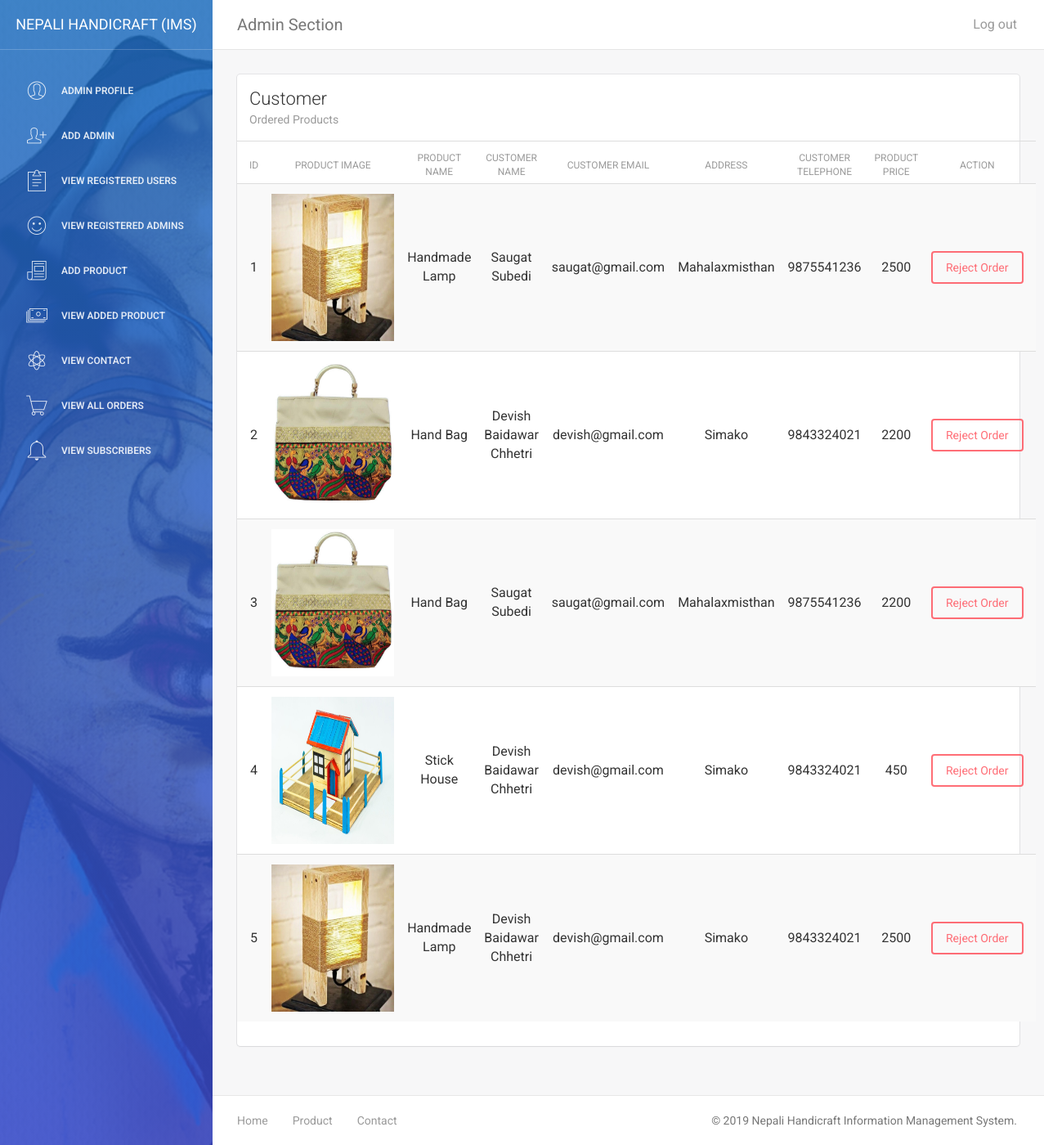
Page /admin/view-order.php (signed in) on the earlier database version.
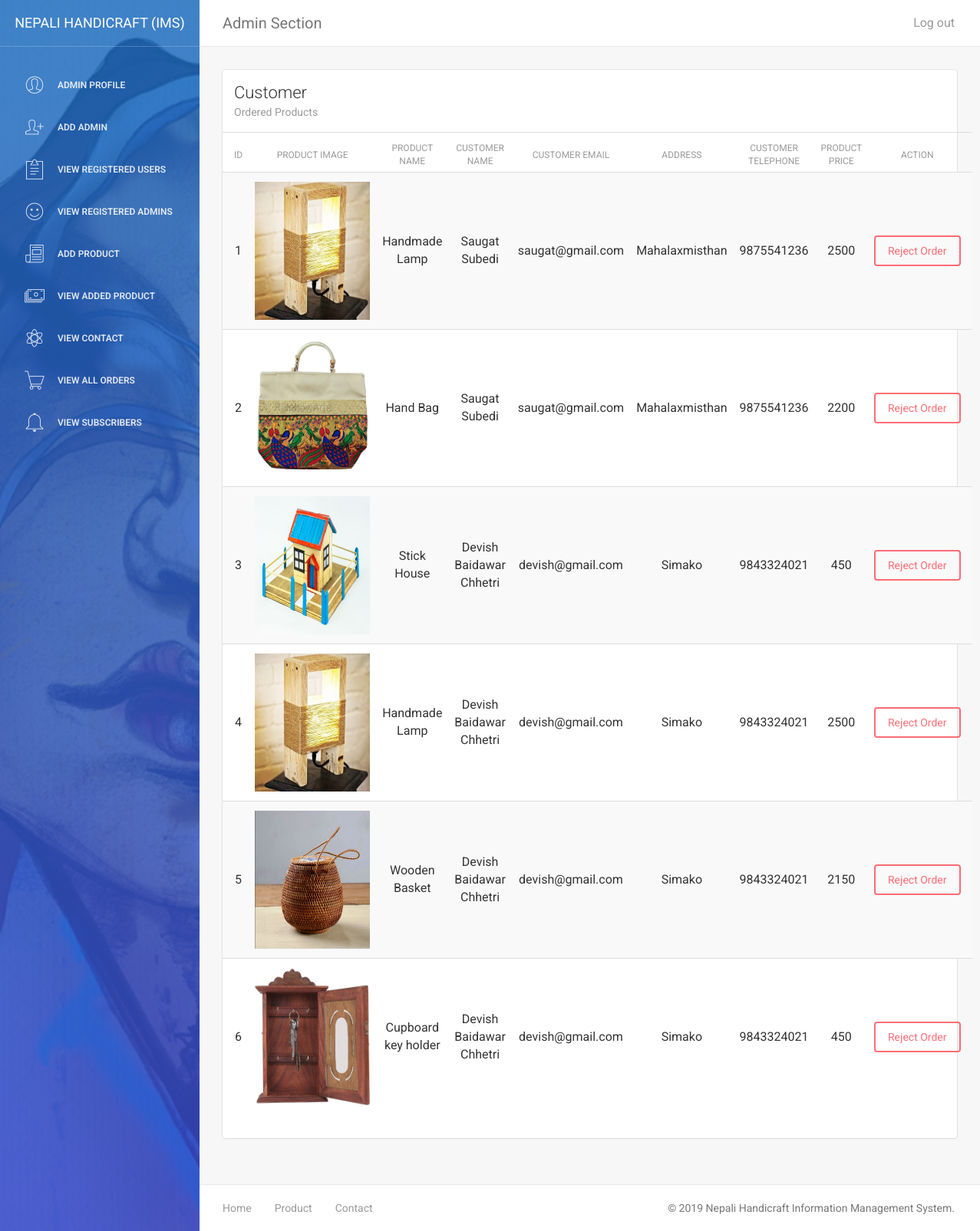
Same page on the later database version.
### tables this page shows
CREATE TABLE `tbl_order` (
  `o_id` int(11) NOT NULL,
  `u_id` int(11) NOT NULL,
  `p_id` int(11) NOT NULL,
  `date` date NOT NULL
);

CREATE TABLE `tbl_product` (
  `p_id` int(11) NOT NULL,
  `p_name` varchar(255) NOT NULL,
  `p_image` varchar(255) NOT NULL,
  `p_description` text NOT NULL,
  `p_price` double NOT NULL,
  `p_disprice` double NOT NULL
);

CREATE TABLE `tbl_register_user` (
  `u_id` int(11) NOT NULL,
  `fname` varchar(50) NOT NULL,
  `lname` varchar(255) NOT NULL,
  `e_mail` varchar(255) NOT NULL,
  `telephone` bigint(50) NOT NULL,
  `address` varchar(255) NOT NULL,
  `city` varchar(255) NOT NULL,
  `country` varchar(50) NOT NULL,
  `region` varchar(50) NOT NULL,
  `gender` enum('Male','Female','Other','') NOT NULL,
  `password` varchar(255) NOT NULL,
  `confirm_password` varchar(255) NOT NULL
);

### admin/order-list.php (called while the page is built)
<?php
    $servername = "localhost";
    $username = "root";
    $password = "";
    $dbname = "00174648_devishbaidawarchhetri_cp";
    $conn = new mysqli($servername, $username, $password, $dbname);
    $sql = "SELECT o.o_id, u.u_id, u.fname, u.lname, u.e_mail, u.telephone, u.address, p.p_name, p.p_description, p.p_price, p.p_disprice, p.p_image
    FROM tbl_order o, tbl_register_user u, tbl_product p
    WHERE o.u_id = u.u_id AND o.p_id = p.p_id
    ORDER BY o.o_id;";
    $result =$conn->query($sql);
?>

### admin/view-order.php (the view, shortened to what this page needs)
<?php
    require 'order-list.php';
?>
<!doctype html>
<html lang="en">
<head>
    <link href="assets/css/bootstrap.min.css" rel="stylesheet" />
    <link href="assets/css/animate.min.css" rel="stylesheet"/>
    <link href="assets/css/light-bootstrap-dashboard.css?v=1.4.0" rel="stylesheet"/>
    <link href="assets/css/demo.css" rel="stylesheet" />
    <link href="http://maxcdn.bootstrapcdn.com/font-awesome/4.2.0/css/font-awesome.min.css" rel="stylesheet">
    <link href="assets/css/pe-icon-7-stroke.css" rel="stylesheet" />
</head>
<body>
<div class="wrapper">
    <?php include ('admin-sidebar.php'); ?>
    <div class="main-panel">
    <?php include ('admin-nav.php'); ?>
        <div class="content">
            <div class="container-fluid">
                <div class="row">
                    <div class="col-md-12">
                        <div class="card">
                            <div class="header">
                                <h4 class="title">Customer</h4>
                                <p class="category">Ordered Products</p>
                            </div>
                            <div class="content table-responsive table-full-width">
                                <table class="table table-hover table-striped">
                                    <thead>
                                        <th>ID</th>
                                        <th>Product Image</th>
                                    	<th>Product Name</th>
                                        <th>Customer Name</th>
                                        <th>Customer Email</th>
                                        <th>Address</th>
                                        <th>Customer Telephone</th>
                                        <th>Product Price</th>
                                        <th colspan="2" style="text-align: center;">Action</th>
                                    </thead>
                                    <tbody>
                                        <?php
                                        $i = 1;
                                        while($output = $result->fetch_assoc()){
                                        ?>
                                        <tr>
                                            <td><?php echo $i; ?></td>
                                            <td><img src="../images/product-images/<?php echo $output['p_image']; ?>" style="width:150px; height: 180px;"></td>
                                            <td><?php echo $output['p_name']; ?></td>
                                            <td><?php echo $output['fname']; ?> <?php  echo $output['lname']; ?> </td>
                                            <td><?php echo $output['e_mail']; ?></td>
                                            <td><?php echo $output['address']; ?></td>
                                            <td><?php echo $output['telephone']; ?></td>
                                            <td><?php echo $output['p_disprice']; ?></td>
								            <td><a href="../actions/cancelOrder-actionn.php?cancel=<?php echo $output['o_id']; ?>" class="btn btn-danger" onclick="Javascript: return confirm('Are you sure you want to reject order?');" name="productDelete">Reject Order</a></td>
                                        </tr>
                                    <?php $i++; } ?>
                                    </tbody>
                                </table>
                            </div>
                        </div>
                    </div>
                </div>
            </div>
        </div>
        <footer class="footer">
            <div class="container-fluid">
                <nav class="pull-left">
                    <ul>
                        <li>
                            <a href="../index.php">
                                Home
                            </a>
                        </li>
                        <li>
                            <a href="../products.php">
                                Product
                            </a>
                        </li>
                        <li>
                            <a href="../contact.php">
                                Contact
                            </a>
                        </li>
                    </ul>
                </nav>
                <p class="copyright pull-right">
                    &copy; <script>document.write(new Date().getFullYear())</script> Nepali Handicraft Information Management System.
                </p>
            </div>
        </footer>
    </div>
</div>
</body>
</html>

### admin/admin-sidebar.php (shortened to what this page needs)
<div class="sidebar" data-color="blue" data-image="assets/img/sidebar-5.jpg">
    <div class="sidebar-wrapper">
        <div class="logo">
            <a href="http://www.devish.com.np" class="simple-text">
                Nepali Handicraft (IMS)
            </a>
        </div>
        <ul class="nav">
            <li>
                <a href="admin.php">
                    <i class="pe-7s-user"></i>
                    <p>Admin Profile</p>
                </a>
            </li>
            <li>
                <a href="add-admin.php">
                    <i class="pe-7s-add-user"></i>
                    <p>Add Admin</p>
                </a>
            </li>
            <li>
                <a href="view-users.php">
                    <i class="pe-7s-note2"></i>
                    <p>View Registered Users</p>
                </a>
            </li>
            <li>
                <a href="view-admins.php">
                    <i class="pe-7s-smile"></i>
                    <p>View Registered Admins</p>
                </a>
            </li>
            <li>
                <a href="add-product.php">
                    <i class="pe-7s-news-paper"></i>
                    <p>Add Product</p>
                </a>
            </li>
            <li>
                <a href="view-product.php">
                    <i class="pe-7s-cash"></i>
                    <p>View Added Product</p>
                </a>
            </li>
            <li>
                <a href="view-contact.php">
                    <i class="pe-7s-science"></i>
                    <p>View Contact</p>
                </a>
            </li>
            <li>
                <a href="view-order.php">
                    <i class="pe-7s-cart"></i>
                    <p>View All Orders</p>
                </a>
            </li>
            <li>
                <a href="view-subscribers.php">
                    <i class="pe-7s-bell"></i>
                    <p>View Subscribers</p>
                </a>
            </li>
        </ul>
    </div>
</div>

### admin/admin-nav.php (shortened to what this page needs)
<nav class="navbar navbar-default navbar-fixed">
    <div class="container-fluid">
        <div class="navbar-header">
            <a class="navbar-brand" href="#">Admin Section</a>
        </div>
        <div class="collapse navbar-collapse">
            <ul class="nav navbar-nav navbar-right">
                <li class="float-right">
                    <a href="../logout.php">
                        <p>Log out</p>
                    </a>
                </li>
            </ul>
        </div>
    </div>
</nav>

### admin/view-order.php (style rules this page uses)
th,td { text-align: center; }

Differences in the rows shown:
removed tbl_order: p.p_image (picture), p.p_name "Hand Bag", u.fname "Devish", u.lname "Baidawar Chhetri", u.e_mail "devish@gmail.com", u.address "Simako", u.telephone "9843324021", p.p_disprice "2200"
added tbl_order: p.p_image (picture), p.p_name "Wooden Basket", u.fname "Devish", u.lname "Baidawar Chhetri", u.e_mail "devish@gmail.com", u.address "Simako", u.telephone "9843324021", p.p_disprice "2150"
added tbl_order: p.p_image (picture), p.p_name "Cupboard key holder", u.fname "Devish", u.lname "Baidawar Chhetri", u.e_mail "devish@gmail.com", u.address "Simako", u.telephone "9843324021", p.p_disprice "450"
